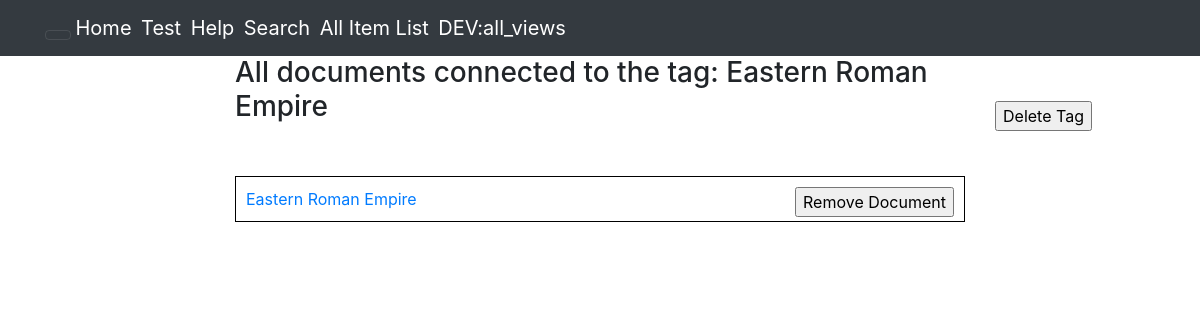
The app's page /notesfromxml/displaytag/Eastern Roman Empire/, older data.
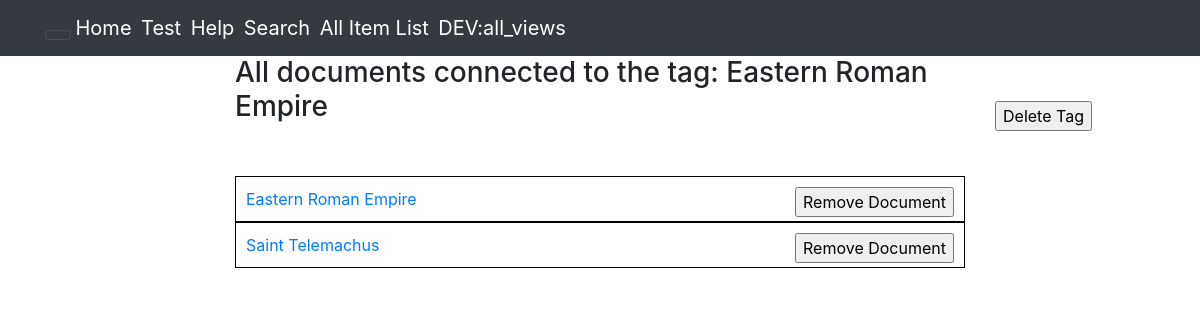
The same page, newer data.
### notesfromxml/models.py (models this page shows, shortened)
class Tagmap(models.Model):
    tag = models.ForeignKey(
        'Tag',
        on_delete=models.CASCADE
    )
    document = models.ForeignKey(
        'Document',
        on_delete=models.CASCADE
    )

class Document(models.Model):
    document_name = models.TextField()
    document_text = models.TextField()
    document_image = models.ImageField(blank=True)  # This allows only 1 image for each document.

### notesfromxml/views.py (the view)
# urls.py: path('displaytag/<str:tag_name>/', views.display_tag, name='display_tag'),
def display_tag(request, tag_name):
    tag = Tag.objects.get(tag_name=tag_name)
    return render(request, 'notesfromxml/display-tag.html', {'tag': tag})

### notesfromxml/templatetags/app_filters.py (called while the page is built)
@register.filter(name='sort_list')
def sort_list(value, arg):
    return value.order_by(arg)

### notesfromxml/templates/notesfromxml/display-tag.html (shortened to what this page needs)
{% extends 'notesfromxml/base.html' %}
{% load static %}
{% load app_filters %}
{%  block head_css_page %}
    <link rel="stylesheet" type="text/css" href="{% static 'notesfromxml/css/display-tag.css' %}" />
 {% endblock head_css_page %}
{% block content %}
<div class="container">
    <div class="row">
        <div class="col-sm-2">
        </div>
        <div class="col-sm-8">
            <div>
                <h3>All documents connected to the tag: {{ tag.tag_name}}</h3>
                <div class="view_all_docs_in_tag_wrapper">
                    {% for mapset in tag.tagmap_set.all|sort_list:"document__document_name" %}
                        <div class="view_single_doc_in_tag_wrapper">
                            <a href="{% url 'notesfromxml:display_doc' mapset.document.document_name %}">{{ mapset.document.document_name }}</a>
                            <div class="container_remove_document">
                                {% include 'notesfromxml/snippets/forms/remove-document-snippet.html' %}
                            </div>
                        </div>
                    {% endfor %}
                </div>
            </div>
        </div>
        <div class="col-sm-2">
            <div id="id_div_container_delete_tag">
                {% include 'notesfromxml/snippets/forms/delete-tag-snippet.html' %}
            </div>
        </div>
    </div>
</div>
{% endblock content %}

### notesfromxml/templates/notesfromxml/snippets/forms/remove-document-snippet.html (shortened to what this page needs)
<form action="{% url 'notesfromxml:remove' mapset.document.document_name %}" method="post">
    <div>
        <input type="submit" value="Remove Document"/>
    </div>
</form>

Row changes from the older to the newer data that the page shows:
added Tagmap: document.document_name "Saint Telemachus"
